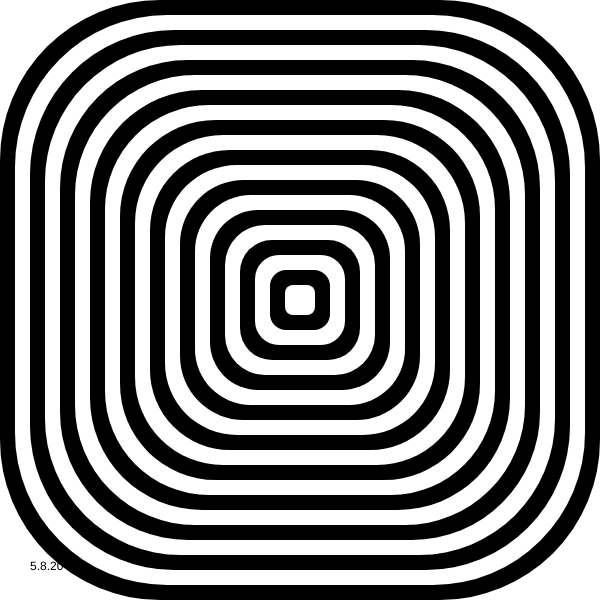
Frame 1 (no input)
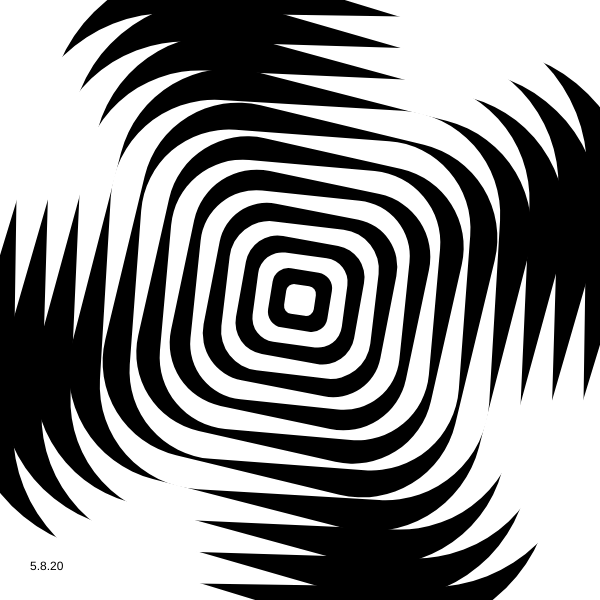
Frame 60 (no input)
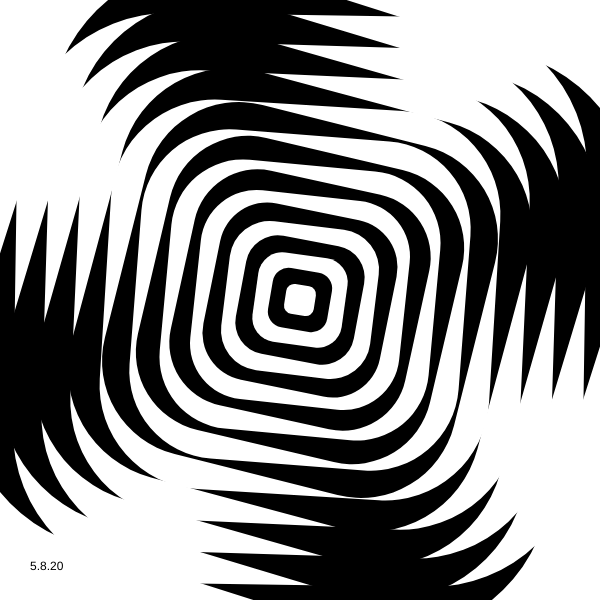
Frame 120 (the mouse pressed at the canvas centre since frame 60)

The p5.js sketch that drew these frames (run headless with seeded random() and noise() and a simulated clock; from frame 60 on, the mouse is pressed at the canvas centre):

// p5.js sketch
// ── sketch.js
function setup() {
  createCanvas(600, 600);
}
var w =600;
var N=20;
var r=8;
var t=0
var k=0;

function draw() {
  background(255);
    fill(0);
  text("5.8.20", 30, height - 30)
  var dw = 600/N;
  translate(width/2, height/2);
  noStroke();
  rectMode(CENTER);
  for (var i=0; i<N; i++) { 

    if (i%2==0){
      fill(-1);
      rotate(radians(t*(N-i)));
    }
    else{
       rotate(-radians(t*(N-i)));
       fill(255);
    } 
    rect(0, 0, w-i*dw, w-i*dw, r*(N-i), r*(N-i), r*(N-i), r*(N-i) );
  }
  t = sin(radians(k));
  k++;


}
